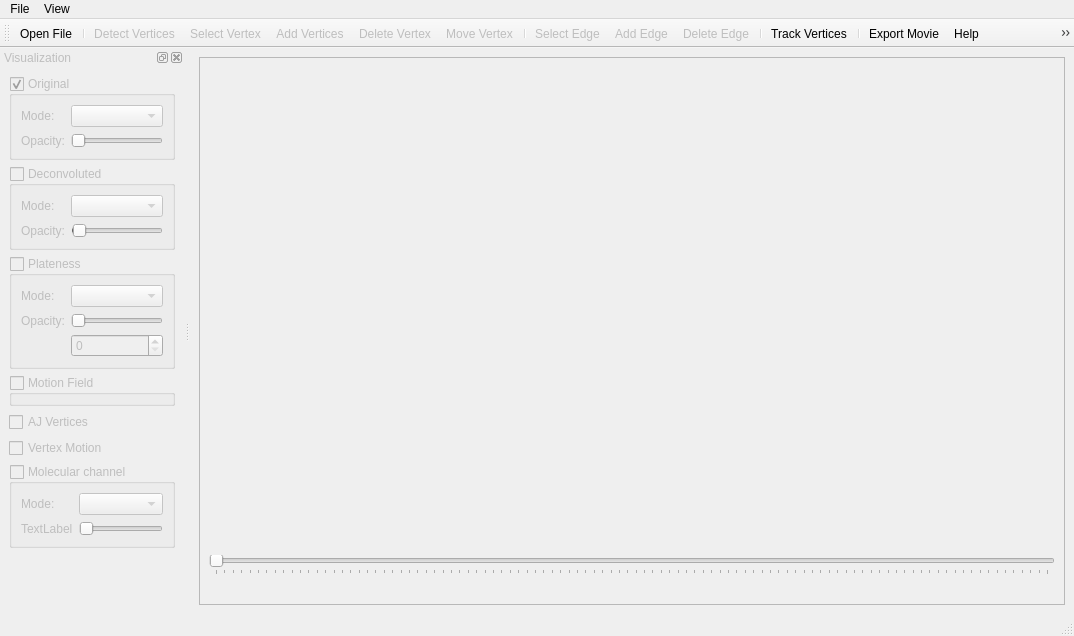
<?xml version="1.0" encoding="UTF-8"?>
<ui version="4.0">
 <class>DrosophilaOmmatidiaExplorer</class>
 <widget class="QMainWindow" name="DrosophilaOmmatidiaExplorer">
  <property name="geometry">
   <rect>
    <x>0</x>
    <y>0</y>
    <width>1074</width>
    <height>636</height>
   </rect>
  </property>
  <property name="windowTitle">
   <string>DrosophilaOmmatidiaExplorer</string>
  </property>
  <property name="windowIcon">
   <iconset resource="Icons/icons.qrc">
    <normaloff>:/Icons/help.png</normaloff>:/Icons/help.png</iconset>
  </property>
  <property name="iconSize">
   <size>
    <width>22</width>
    <height>22</height>
   </size>
  </property>
  <widget class="QWidget" name="centralwidget">
   <layout class="QHBoxLayout" name="horizontalLayout">
    <item>
     <widget class="QSplitter" name="splitter">
      <property name="orientation">
       <enum>Qt::Horizontal</enum>
      </property>
      <widget class="QFrame" name="centralFrame">
       <property name="frameShape">
        <enum>QFrame::StyledPanel</enum>
       </property>
       <property name="frameShadow">
        <enum>QFrame::Raised</enum>
       </property>
       <layout class="QVBoxLayout" name="verticalLayout">
        <item>
         <widget class="QVTKWidget" name="qvtkWidget">
          <property name="sizePolicy">
           <sizepolicy hsizetype="Expanding" vsizetype="Expanding">
            <horstretch>1</horstretch>
            <verstretch>1</verstretch>
           </sizepolicy>
          </property>
          <property name="minimumSize">
           <size>
            <width>300</width>
            <height>300</height>
           </size>
          </property>
         </widget>
        </item>
        <item>
         <widget class="QSlider" name="frameSlider">
          <property name="enabled">
           <bool>false</bool>
          </property>
          <property name="orientation">
           <enum>Qt::Horizontal</enum>
          </property>
          <property name="invertedAppearance">
           <bool>false</bool>
          </property>
          <property name="tickPosition">
           <enum>QSlider::TicksBelow</enum>
          </property>
          <property name="tickInterval">
           <number>1</number>
          </property>
         </widget>
        </item>
        <item>
         <widget class="QLabel" name="currentFrameLabel">
          <property name="text">
           <string/>
          </property>
         </widget>
        </item>
       </layout>
      </widget>
     </widget>
    </item>
   </layout>
  </widget>
  <widget class="QMenuBar" name="menubar">
   <property name="geometry">
    <rect>
     <x>0</x>
     <y>0</y>
     <width>1074</width>
     <height>25</height>
    </rect>
   </property>
   <widget class="QMenu" name="menuFile">
    <property name="title">
     <string>File</string>
    </property>
    <addaction name="actionOpenFile"/>
    <addaction name="separator"/>
    <addaction name="actionHelp"/>
    <addaction name="actionExit"/>
   </widget>
   <widget class="QMenu" name="menuView">
    <property name="title">
     <string>View</string>
    </property>
    <addaction name="actionShowVisualization"/>
    <addaction name="actionShowVertices"/>
    <addaction name="actionShowEdges"/>
   </widget>
   <addaction name="menuFile"/>
   <addaction name="menuView"/>
  </widget>
  <widget class="QStatusBar" name="statusbar"/>
  <widget class="QToolBar" name="toolBar">
   <property name="orientation">
    <enum>Qt::Horizontal</enum>
   </property>
   <property name="iconSize">
    <size>
     <width>22</width>
     <height>22</height>
    </size>
   </property>
   <attribute name="toolBarArea">
    <enum>TopToolBarArea</enum>
   </attribute>
   <attribute name="toolBarBreak">
    <bool>false</bool>
   </attribute>
   <addaction name="actionOpenFile"/>
   <addaction name="separator"/>
   <addaction name="actionDetectVertices"/>
   <addaction name="actionSelectVertex"/>
   <addaction name="actionAddVertices"/>
   <addaction name="actionDeleteVertex"/>
   <addaction name="actionMoveVertex"/>
   <addaction name="separator"/>
   <addaction name="actionSelectEdge"/>
   <addaction name="actionAddEdge"/>
   <addaction name="actionDeleteEdge"/>
   <addaction name="separator"/>
   <addaction name="actionTrackVertices"/>
   <addaction name="separator"/>
   <addaction name="actionExportMovie"/>
   <addaction name="actionHelp"/>
   <addaction name="actionPlotEdge"/>
   <addaction name="actionPlotEdgeDistribution"/>
   <addaction name="actionPlotVertexDistribution"/>
   <addaction name="actionVertexMolecularDistribution"/>
   <addaction name="actionEdgeMolecularDistribution"/>
  </widget>
  <widget class="QDockWidget" name="visualizationDock">
   <property name="enabled">
    <bool>false</bool>
   </property>
   <property name="windowTitle">
    <string>Visualization</string>
   </property>
   <attribute name="dockWidgetArea">
    <number>1</number>
   </attribute>
   <widget class="QWidget" name="visualizationDockWidgetContents">
    <layout class="QFormLayout" name="formLayout">
     <property name="fieldGrowthPolicy">
      <enum>QFormLayout::AllNonFixedFieldsGrow</enum>
     </property>
     <item row="0" column="0" colspan="2">
      <widget class="QGroupBox" name="showOriginalGroupBox">
       <property name="title">
        <string>Original</string>
       </property>
       <property name="checkable">
        <bool>true</bool>
       </property>
       <layout class="QFormLayout" name="formLayout_2">
        <item row="0" column="0">
         <widget class="QLabel" name="showOriginalModeLabel">
          <property name="text">
           <string>Mode:</string>
          </property>
         </widget>
        </item>
        <item row="0" column="1">
         <widget class="QComboBox" name="showOriginalModeComboBox">
          <property name="currentText">
           <string/>
          </property>
         </widget>
        </item>
        <item row="1" column="0">
         <widget class="QLabel" name="showOriginalOpacityLabel">
          <property name="text">
           <string>Opacity:</string>
          </property>
         </widget>
        </item>
        <item row="1" column="1">
         <widget class="QSlider" name="showOriginalOpacitySlider">
          <property name="maximum">
           <number>1000000</number>
          </property>
          <property name="value">
           <number>0</number>
          </property>
          <property name="sliderPosition">
           <number>0</number>
          </property>
          <property name="tracking">
           <bool>false</bool>
          </property>
          <property name="orientation">
           <enum>Qt::Horizontal</enum>
          </property>
         </widget>
        </item>
       </layout>
      </widget>
     </item>
     <item row="1" column="0" colspan="2">
      <widget class="QGroupBox" name="showDeconvolutedGroupBox">
       <property name="title">
        <string>Deconvoluted</string>
       </property>
       <property name="checkable">
        <bool>true</bool>
       </property>
       <property name="checked">
        <bool>false</bool>
       </property>
       <layout class="QFormLayout" name="formLayout_3">
        <item row="0" column="1">
         <widget class="QComboBox" name="showDeconvolutedModeComboBox"/>
        </item>
        <item row="0" column="0">
         <widget class="QLabel" name="showDeconvolutedModeLabel">
          <property name="text">
           <string>Mode: </string>
          </property>
         </widget>
        </item>
        <item row="1" column="0">
         <widget class="QLabel" name="showDeconvolutedOpacityLabel">
          <property name="text">
           <string>Opacity:</string>
          </property>
         </widget>
        </item>
        <item row="1" column="1">
         <widget class="QSlider" name="showDeconvolutedOpacitySlider">
          <property name="maximum">
           <number>1000000</number>
          </property>
          <property name="pageStep">
           <number>1</number>
          </property>
          <property name="value">
           <number>1000</number>
          </property>
          <property name="tracking">
           <bool>false</bool>
          </property>
          <property name="orientation">
           <enum>Qt::Horizontal</enum>
          </property>
         </widget>
        </item>
       </layout>
      </widget>
     </item>
     <item row="3" column="0" colspan="2">
      <widget class="QGroupBox" name="showMotionFieldGroupBox">
       <property name="title">
        <string>Motion Field</string>
       </property>
       <property name="checkable">
        <bool>true</bool>
       </property>
       <property name="checked">
        <bool>false</bool>
       </property>
      </widget>
     </item>
     <item row="4" column="0" colspan="2">
      <widget class="QCheckBox" name="showAJVerticesGroupBox">
       <property name="text">
        <string>AJ Vertices</string>
       </property>
      </widget>
     </item>
     <item row="2" column="0" colspan="2">
      <widget class="QGroupBox" name="showPlatenessGroupBox">
       <property name="title">
        <string>Plateness</string>
       </property>
       <property name="checkable">
        <bool>true</bool>
       </property>
       <property name="checked">
        <bool>false</bool>
       </property>
       <layout class="QFormLayout" name="formLayout_4">
        <item row="0" column="0">
         <widget class="QLabel" name="showPlatenessModeLabel">
          <property name="text">
           <string>Mode:</string>
          </property>
         </widget>
        </item>
        <item row="0" column="1">
         <widget class="QComboBox" name="showPlatenessModeComboBox"/>
        </item>
        <item row="1" column="0">
         <widget class="QLabel" name="showPlatenessOpacityLabel">
          <property name="text">
           <string>Opacity:</string>
          </property>
         </widget>
        </item>
        <item row="1" column="1">
         <widget class="QSlider" name="showPlatenessOpacitySlider">
          <property name="maximum">
           <number>1000000</number>
          </property>
          <property name="pageStep">
           <number>1</number>
          </property>
          <property name="tracking">
           <bool>false</bool>
          </property>
          <property name="orientation">
           <enum>Qt::Horizontal</enum>
          </property>
         </widget>
        </item>
        <item row="2" column="1">
         <widget class="QSpinBox" name="showPlatenessSliceSpinBox"/>
        </item>
       </layout>
      </widget>
     </item>
     <item row="6" column="0">
      <widget class="QGroupBox" name="showMolecularChannelGroupBox">
       <property name="title">
        <string>Molecular channel</string>
       </property>
       <property name="checkable">
        <bool>true</bool>
       </property>
       <property name="checked">
        <bool>false</bool>
       </property>
       <layout class="QFormLayout" name="formLayout_5">
        <item row="0" column="0">
         <widget class="QLabel" name="showMolecularChannelModeLabel">
          <property name="text">
           <string>Mode:</string>
          </property>
         </widget>
        </item>
        <item row="0" column="1">
         <widget class="QComboBox" name="showMolecularChannelModeComboBox"/>
        </item>
        <item row="1" column="0">
         <widget class="QLabel" name="showMolecularChannelOpacityLabel">
          <property name="text">
           <string>TextLabel</string>
          </property>
         </widget>
        </item>
        <item row="1" column="1">
         <widget class="QSlider" name="showMolecularChannelOpacitySlider">
          <property name="maximum">
           <number>1000000</number>
          </property>
          <property name="pageStep">
           <number>1</number>
          </property>
          <property name="tracking">
           <bool>false</bool>
          </property>
          <property name="orientation">
           <enum>Qt::Horizontal</enum>
          </property>
         </widget>
        </item>
       </layout>
      </widget>
     </item>
     <item row="5" column="0">
      <widget class="QCheckBox" name="showVertexMotionCBox">
       <property name="text">
        <string>Vertex Motion</string>
       </property>
      </widget>
     </item>
    </layout>
   </widget>
  </widget>
  <action name="actionOpenFile">
   <property name="enabled">
    <bool>true</bool>
   </property>
   <property name="icon">
    <iconset resource="Icons/icons.qrc">
     <normaloff>:/Icons/fileopen.png</normaloff>:/Icons/fileopen.png</iconset>
   </property>
   <property name="text">
    <string>Open File...</string>
   </property>
  </action>
  <action name="actionExit">
   <property name="text">
    <string>Exit</string>
   </property>
  </action>
  <action name="actionHelp">
   <property name="icon">
    <iconset resource="Icons/icons.qrc">
     <normaloff>:/Icons/help.png</normaloff>:/Icons/help.png</iconset>
   </property>
   <property name="text">
    <string>Help</string>
   </property>
  </action>
  <action name="actionDetectVertices">
   <property name="enabled">
    <bool>false</bool>
   </property>
   <property name="icon">
    <iconset resource="Icons/icons.qrc">
     <normaloff>:/Icons/vertex-detection.png</normaloff>:/Icons/vertex-detection.png</iconset>
   </property>
   <property name="text">
    <string>Detect Vertices...</string>
   </property>
   <property name="toolTip">
    <string>Detect Vertices</string>
   </property>
  </action>
  <action name="actionSelectVertex">
   <property name="checkable">
    <bool>true</bool>
   </property>
   <property name="enabled">
    <bool>false</bool>
   </property>
   <property name="icon">
    <iconset resource="Icons/icons.qrc">
     <normaloff>:/Icons/select_vertex.png</normaloff>:/Icons/select_vertex.png</iconset>
   </property>
   <property name="text">
    <string>Select Vertex</string>
   </property>
   <property name="toolTip">
    <string>Select Vertex</string>
   </property>
  </action>
  <action name="actionShowVisualization">
   <property name="checkable">
    <bool>true</bool>
   </property>
   <property name="text">
    <string>Show Visualization</string>
   </property>
   <property name="toolTip">
    <string>Show Visualization</string>
   </property>
  </action>
  <action name="actionShowVertices">
   <property name="checkable">
    <bool>true</bool>
   </property>
   <property name="text">
    <string>Show Vertices</string>
   </property>
  </action>
  <action name="actionTrackVertices">
   <property name="enabled">
    <bool>true</bool>
   </property>
   <property name="icon">
    <iconset resource="Icons/icons.qrc">
     <normaloff>:/Icons/tracking.png</normaloff>:/Icons/tracking.png</iconset>
   </property>
   <property name="text">
    <string>Track Vertices</string>
   </property>
   <property name="toolTip">
    <string>Track Vertices</string>
   </property>
  </action>
  <action name="actionAddVertices">
   <property name="checkable">
    <bool>true</bool>
   </property>
   <property name="enabled">
    <bool>false</bool>
   </property>
   <property name="icon">
    <iconset resource="Icons/icons.qrc">
     <normaloff>:/Icons/vertex-create.png</normaloff>:/Icons/vertex-create.png</iconset>
   </property>
   <property name="text">
    <string>Add Vertices</string>
   </property>
   <property name="toolTip">
    <string>Add Vertices</string>
   </property>
  </action>
  <action name="actionDeleteVertex">
   <property name="enabled">
    <bool>false</bool>
   </property>
   <property name="icon">
    <iconset resource="Icons/icons.qrc">
     <normaloff>:/Icons/vertex-delete.png</normaloff>:/Icons/vertex-delete.png</iconset>
   </property>
   <property name="text">
    <string>Delete Vertex</string>
   </property>
   <property name="shortcut">
    <string>Ctrl+D</string>
   </property>
  </action>
  <action name="actionSelectEdge">
   <property name="checkable">
    <bool>true</bool>
   </property>
   <property name="enabled">
    <bool>false</bool>
   </property>
   <property name="icon">
    <iconset resource="Icons/icons.qrc">
     <normaloff>:/Icons/edges-create.png</normaloff>:/Icons/edges-create.png</iconset>
   </property>
   <property name="text">
    <string>Select Edge</string>
   </property>
   <property name="toolTip">
    <string>Select Edge</string>
   </property>
   <property name="visible">
    <bool>true</bool>
   </property>
  </action>
  <action name="actionAddEdge">
   <property name="checkable">
    <bool>true</bool>
   </property>
   <property name="enabled">
    <bool>false</bool>
   </property>
   <property name="text">
    <string>Add Edge</string>
   </property>
  </action>
  <action name="actionDeleteEdge">
   <property name="enabled">
    <bool>false</bool>
   </property>
   <property name="text">
    <string>Delete Edge</string>
   </property>
  </action>
  <action name="actionMoveVertex">
   <property name="checkable">
    <bool>true</bool>
   </property>
   <property name="enabled">
    <bool>false</bool>
   </property>
   <property name="text">
    <string>Move Vertex</string>
   </property>
   <property name="toolTip">
    <string>Move Vertex</string>
   </property>
  </action>
  <action name="actionPlotEdge">
   <property name="text">
    <string>Plot edge length</string>
   </property>
  </action>
  <action name="actionShowEdges">
   <property name="checkable">
    <bool>true</bool>
   </property>
   <property name="text">
    <string>Show Edges</string>
   </property>
  </action>
  <action name="actionVertexMolecularDistribution">
   <property name="text">
    <string>Vertex MD</string>
   </property>
  </action>
  <action name="actionEdgeMolecularDistribution">
   <property name="text">
    <string>Edge MD</string>
   </property>
  </action>
  <action name="actionPlotEdgeDistribution">
   <property name="text">
    <string>Plot Edge Distribution</string>
   </property>
   <property name="toolTip">
    <string>Plot Edge Distribution</string>
   </property>
  </action>
  <action name="actionPlotVertexDistribution">
   <property name="text">
    <string>Plot Vertex Distribution</string>
   </property>
  </action>
  <action name="actionExportMovie">
   <property name="text">
    <string>Export Movie</string>
   </property>
  </action>
 </widget>
 <customwidgets>
  <customwidget>
   <class>QVTKWidget</class>
   <extends>QWidget</extends>
   <header>QVTKWidget.h</header>
  </customwidget>
 </customwidgets>
 <resources>
  <include location="Icons/icons.qrc"/>
 </resources>
 <connections/>
</ui>
